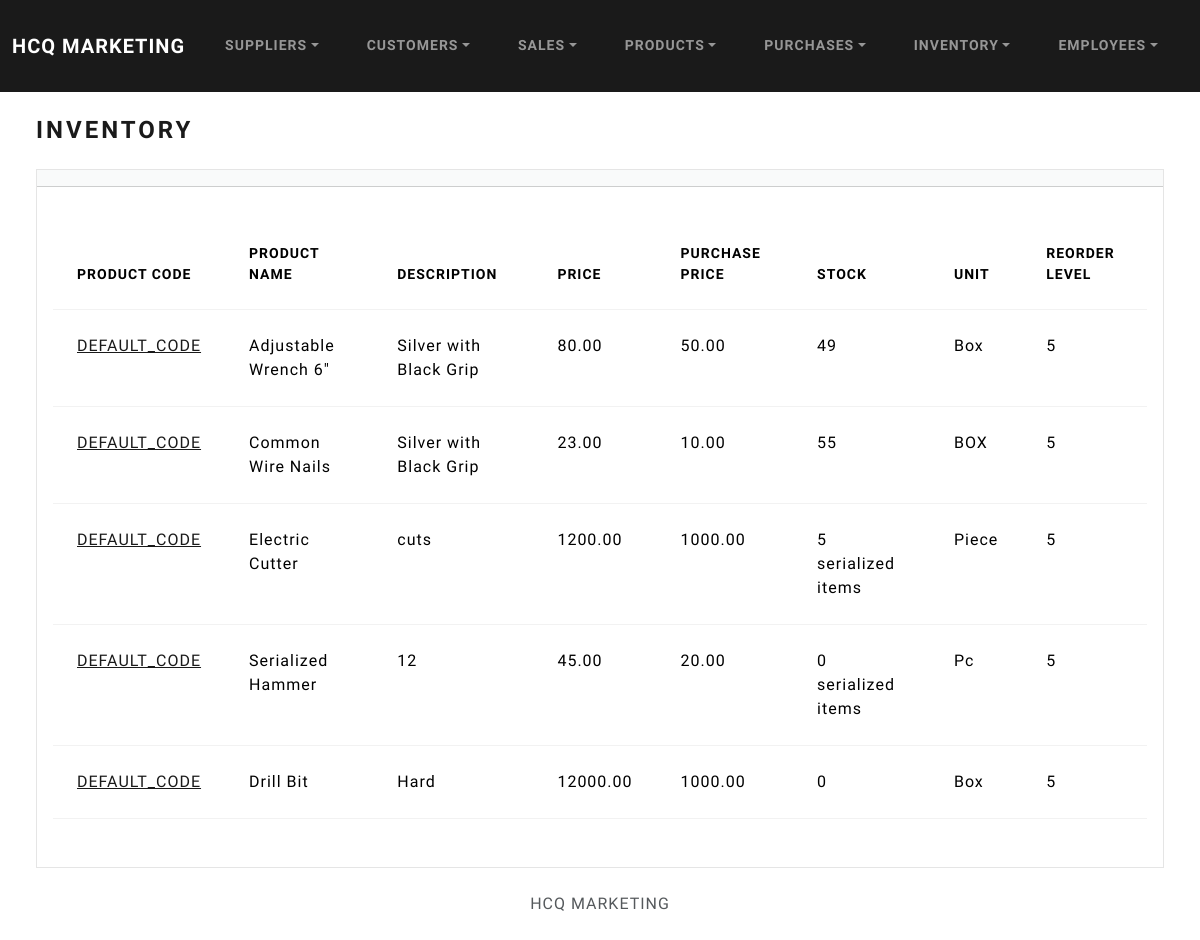
The app's page /inventory/, older data.
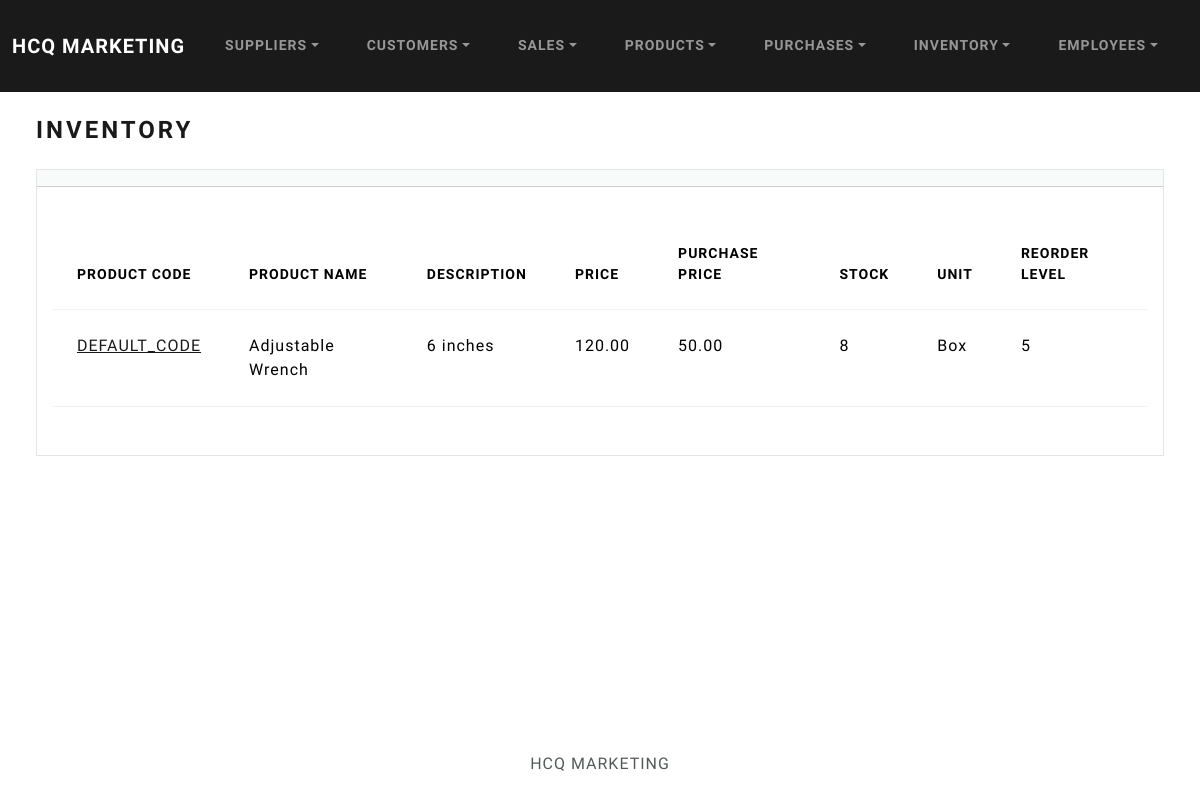
The same page, newer data.
### inventory/models.py (models this page shows, shortened)
class Inventory(models.Model):
    product = models.ForeignKey(Product, on_delete=models.CASCADE)
    inventory_stock = models.PositiveIntegerField(default=0)

### products/models.py (models this page shows, shortened)
class Product(models.Model):
    product_code = models.CharField(max_length=100, default='DEFAULT_CODE')
    product_name = models.CharField(max_length=100)
    product_descript = models.TextField()
    product_price = models.DecimalField(max_digits=10, decimal_places=2)
    product_unit = models.CharField(max_length=50)
    purchase_price = models.DecimalField(max_digits=10, decimal_places=2, null=True, blank=True)  # Price from supplier (optional)
    is_serialized = models.BooleanField(default=False)  # New field

### inventory/views.py (the view)
# urls.py: path('', views.inventory_index, name='inventory_index'),  # URL for inventory index page
def inventory_index(request):
    inventories = Inventory.objects.all().order_by('id')
    return render(request, 'inventory/index.html', {
        'inventories': inventories,
    })

### inventory/templates/inventory/index.html (shortened to what this page needs)
{% extends "base.html" %}
{% block body %}
<h3 class="m-4">Inventory</h3>
<div class="row">
    <div class="col-12">
        {% if inventories %}
        <div class="card bg-light ms-4 me-4 mb-4">
            <div class="card-header"></div>
            <div class="card-body">
                <p class="card-text">
                    <div class="table-responsive">
                        <table class="table table-hover">
                            <thead>
                            <tr>
                                <th scope="col">Product Code</th>
                                <th scope="col">Product Name</th>
                                <th scope="col">Description</th>
                                <th scope="col">Price</th>
                                <th scope="col">Purchase Price</th>
                                <th scope="col">Stock</th>
                                <th scope="col">Unit</th>
                                <th scope="col">Reorder Level</th>
                            </tr>
                            </thead>
                            <tbody>
                                {% for inventory in inventories %}
                                    <tr>
                                        <td><a href="{% url 'inventory:product_detail' inventory.product.id %}">{{ inventory.product.product_code }}</a></td>
                                        <td>{{ inventory.product.product_name }}</td>
                                        <td>{{ inventory.product.product_descript }}</td>
                                        <td>{{ inventory.product.product_price }}</td>
                                        <td>{{ inventory.product.purchase_price }}</td>
                                        <td>
                                            {% if inventory.product.is_serialized %}
                                                {{ inventory.serialized_items.count }} serialized items
                                            {% else %}
                                                {{ inventory.inventory_stock }}
                                            {% endif %}
                                        </td>
                                        <td>{{ inventory.product.product_unit }}</td>
                                        <td>5</td>
                                    </tr>
                                {% endfor %}
                            </tbody>
                        </table>
                    </div>
                </p>
            </div>
        </div>
        {% else %}
            <h5 class="alert alert-primary ms-4 me-4"> No Inventory Records </h5>
        {% endif %}
    </div>
</div>
{% endblock %}

Row changes from the older to the newer data that the page shows:
removed Inventory: product.product_code "DEFAULT_CODE", product.product_name "Common Wire Nails", product.product_descript "Silver with Black Grip", product.product_price "23.00", product.purchase_price "10.00", inventory_stock "55", product.product_unit "BOX"
removed Inventory: product.product_code "DEFAULT_CODE", product.product_name "Electric Cutter", product.product_descript "cuts", product.product_price "1200.00", product.purchase_price "1000.00", serialized_items.count "5", product.product_unit "Piece"
removed Inventory: product.product_code "DEFAULT_CODE", product.product_name "Serialized Hammer", product.product_descript "12", product.product_price "45.00", product.purchase_price "20.00", serialized_items.count "0", product.product_unit "Pc"
removed Inventory: product.product_code "DEFAULT_CODE", product.product_name "Drill Bit", product.product_descript "Hard", product.product_price "12000.00", product.purchase_price "1000.00", inventory_stock "0", product.product_unit "Box"
changed Inventory "DEFAULT_CODE": product.product_name "Adjustable Wrench 6\"" → "Adjustable Wrench"; product.product_descript "Silver with Black Grip" → "6 inches"; product.product_price "80.00" → "120.00"; inventory_stock "49" → "8"
